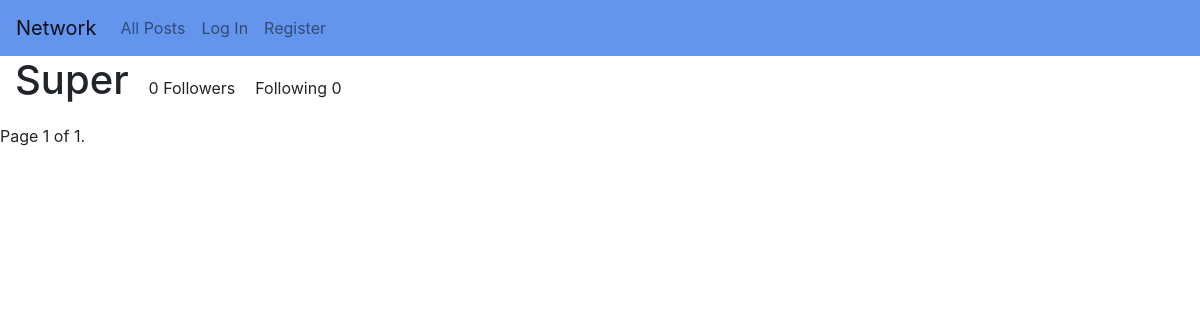
/network/user/3, run on an earlier commit of the app's database.
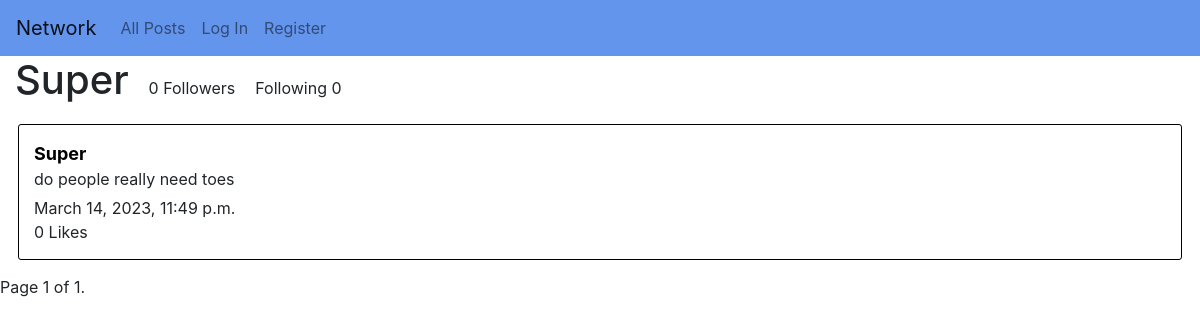
And on a later commit of the database.
### network/models.py (models this page shows, shortened)
class Post(models.Model):
    content = models.TextField(blank=False)
    poster = models.ForeignKey(User, on_delete=models.CASCADE, related_name="posts")
    like_count = models.IntegerField(default=0)
    timestamp = models.DateTimeField("Time posted", auto_now_add=True)
    likers =  models.ManyToManyField(User, blank=True, related_name="liked")

### mail/models.py (models this page shows)
class User(AbstractUser):
    pass

### network/views.py (the view)
# urls.py: path('user/<int:user_id>', views.user, name="user"),
def user(request, user_id):
    try:
        user = User.objects.get(pk=user_id)
    except User.DoesNotExist:
        return JsonResponse({"error": "User not found."}, status=404)
    posts = Post.objects.filter(poster=user).order_by("-timestamp")
    paginator = Paginator(posts, 10)
    page_number = request.GET.get('page')
    page_obj = paginator.get_page(page_number)
    follows = Follow.objects.filter(followee=user_id)
    followers = []
    for follow in follows:
        followers.append(follow.follower)
    return render(request, "network/user.html", {
        "username": user,
        "posts": page_obj,
        "followers": followers
    })

### network/templates/network/user.html (shortened to what this page needs)
{% extends "network/layout.html" %}
{% load static %}
{% block body %}
{% if user != username and user.is_authenticated %}
<div class="user-follow">
    <h1 id="follow-name">{{username}}</h1>
    <p id="follow-count">{{ followers|length }} Follower{% if followers|length != 1%}s{%endif%}</p>
    <p id="follow-count">Following {{username.following.all|length}}</p>
    <button id="follow-button" class="btn btn-primary" value={{username}}>
        {% if user in followers %}
        Unfollow
        {% else %}
        Follow
        {% endif %}
    </button>
</div>
{% else %}
<div class="user-follow">
    <h1 id="follow-name">{{username}}</h1>
    <p id="follow-count">{{ followers|length }} Follower{% if followers|length != 1%}s{%endif%}</p>
    <p id="follow-count">Following {{username.following.all|length}}</p>
</div>
{% endif %}
{% for post in posts %}
<div class="post" id="post-{{post.id}}">
    <a class="post-user" href="{% url 'user' post.poster.id %}">{{post.poster}}</a>
    <p id="content-{{post.id}}" class="post-content">{{post.content}}</p>
    <p class="timestamp">{{post.timestamp}}</p>
    <div class="post-bottom">
        <p>{{post.like_count}} Like{% if post.like_count != 1%}s{% endif %}</p>
    </div>
</div>
{% endfor %}
<div class="pagination">
    <span class="step-links">
        <span class="current">
            Page {{ posts.number }} of {{ posts.paginator.num_pages }}.
        </span>
    </span>
</div>
{% endblock %}

What changed in the data, as far as the page shows it:
added Post: poster "Super", content "do people really need toes", timestamp "March 14, 2023, 11:49 p.m.", like_count "0"
